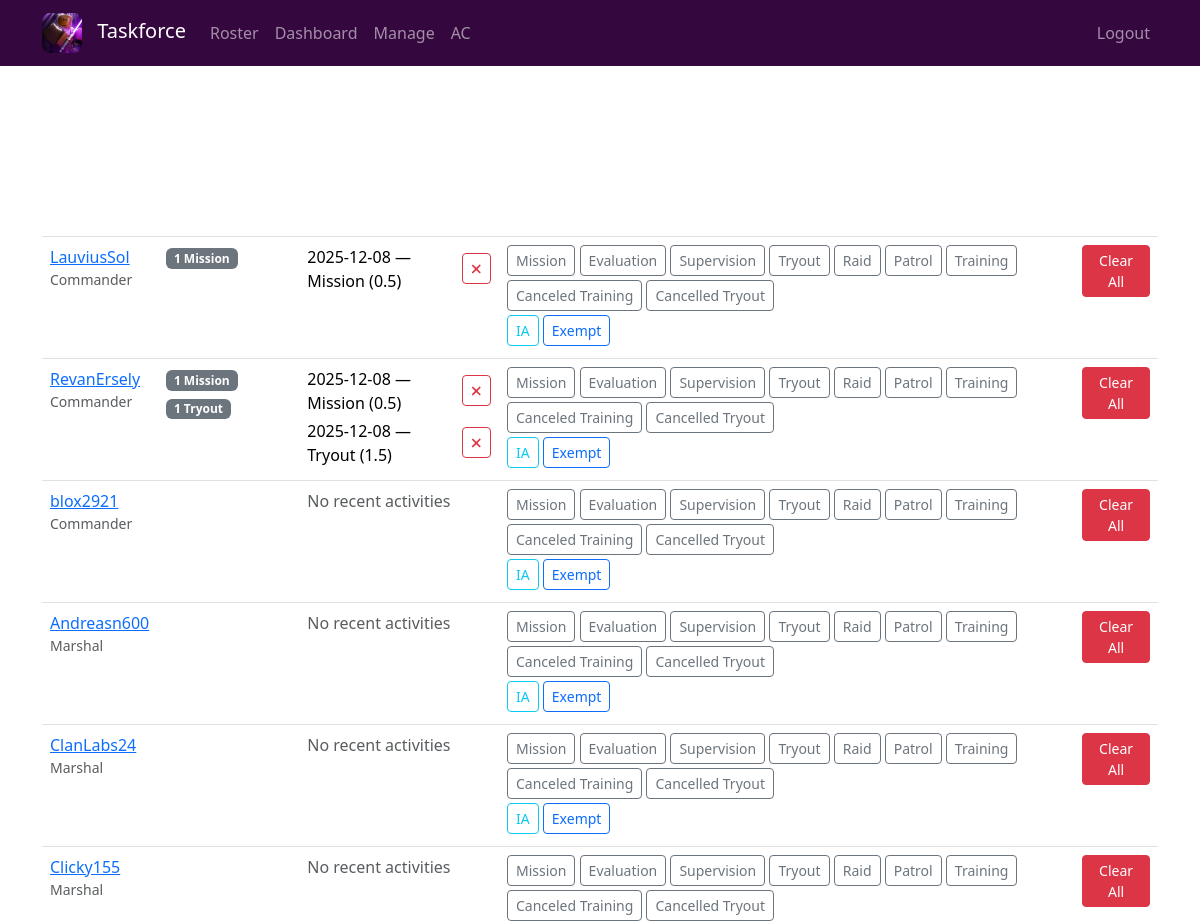
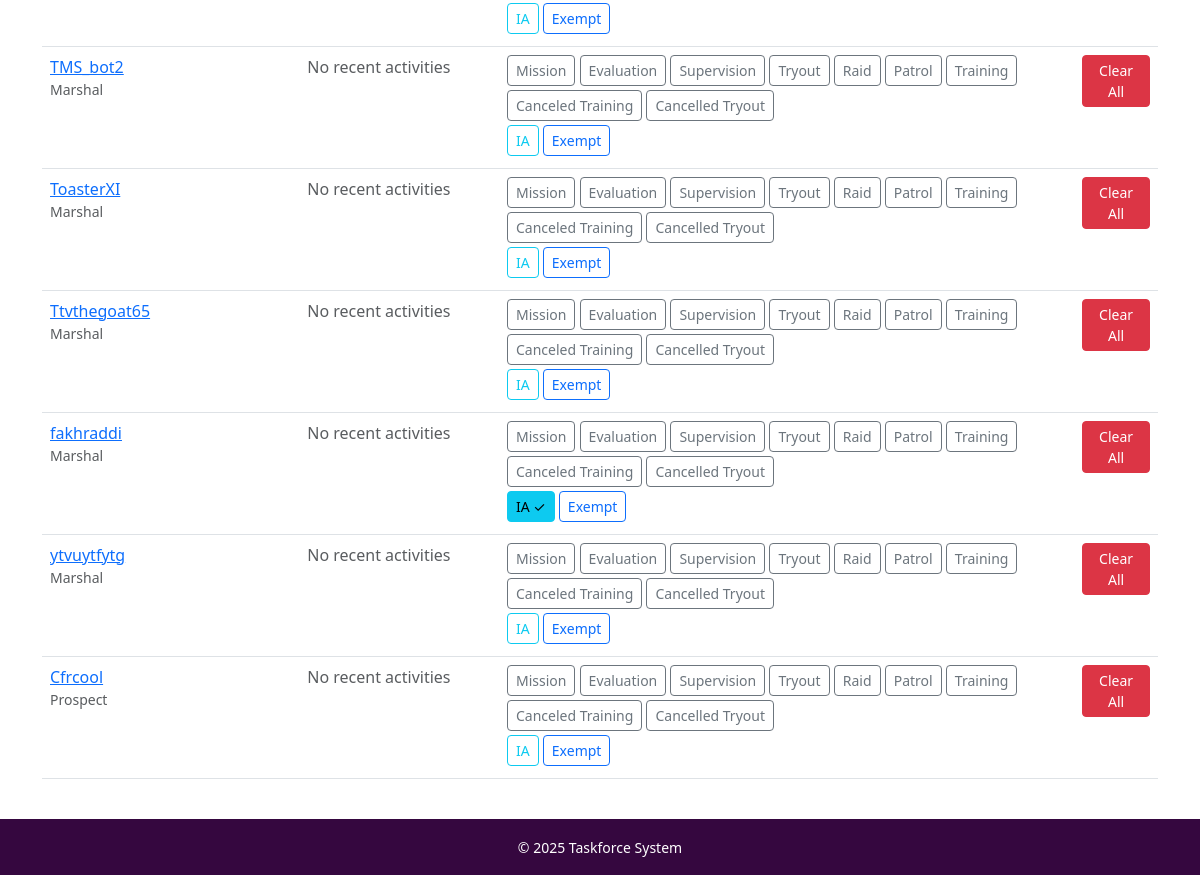
/ac/quick_log (signed in), run on the app's committed database (2 pictures, top to bottom).
### database/models.py (models this page shows, shortened)
class Member(db.Model):
    __tablename__ = 'members'
    id = db.Column(db.Integer, primary_key=True)
    discord_username = db.Column(db.String(100), nullable=False, unique=True)
    discord_id = db.Column(db.String(50), nullable=True, unique=True)
    roblox_username = db.Column(db.String(100), nullable=True)
    roblox_id = db.Column(db.String(50), nullable=True)
    current_rank = db.Column(db.String(100), nullable=False, default='Aspirant')
    join_date = db.Column(db.DateTime, nullable=False, default=datetime.utcnow)
    last_updated = db.Column(db.DateTime, nullable=False, default=datetime.utcnow)
    is_active = db.Column(db.Boolean, default=True)
    activities = db.relationship('ActivityLog', backref='member', lazy=True, cascade='all, delete-orphan')
    promotions = db.relationship('PromotionLog', backref='member', lazy=True, cascade='all, delete-orphan')

### database/ac_models.py (models this page shows, shortened)
class ActivityEntry(db.Model):
    __tablename__ = 'activity_entries'
    id = db.Column(db.Integer, primary_key=True)
    member_id = db.Column(db.Integer, db.ForeignKey('members.id'), nullable=False)
    ac_period_id = db.Column(db.Integer, db.ForeignKey('ac_periods.id'), nullable=False)
    activity_type = db.Column(db.String(50), nullable=False)
    points = db.Column(db.Float, nullable=False)
    description = db.Column(db.Text)
    activity_date = db.Column(db.DateTime, nullable=False)
    logged_by = db.Column(db.String(100), nullable=False)
    logged_date = db.Column(db.DateTime, default=datetime.utcnow)
    is_limited_activity = db.Column(db.Boolean, default=False)
    member = db.relationship('Member', backref='activity_entries')

### routers/ac.py (the view)
@ac_bp.route('/quick_log', methods=['GET'])
@staff_required
def quick_log():
    current_period = ACPeriod.query.filter_by(is_active=True).first()
    if not current_period:
        flash('No active AC period. Please create one first.', 'error')
        return redirect(url_for('ac.ac_dashboard'))
    members_with_quota = _members_with_quota_query().all()
    member_activities = {}
    member_activity_counts = {}
    member_ia_status = {}
    member_exempt_status = {}
    for member in members_with_quota:
        recent = ActivityEntry.query.filter_by(
            member_id=member.id,
            ac_period_id=current_period.id
        ).order_by(ActivityEntry.activity_date.desc()).limit(3).all()
        member_activities[member.id] = recent
        counts = db.session.query(
            ActivityEntry.activity_type,
            db.func.count(ActivityEntry.id)
        ).filter_by(
            member_id=member.id,
            ac_period_id=current_period.id
        ).group_by(ActivityEntry.activity_type).all()
        member_activity_counts[member.id] = dict(counts)
        ia_notice = InactivityNotice.query.filter_by(
            member_id=member.id,
            ac_period_id=current_period.id
        ).first()
        member_ia_status[member.id] = bool(ia_notice)
        exemption = ACExemption.query.filter_by(
            member_id=member.id,
            ac_period_id=current_period.id
        ).first()
        member_exempt_status[member.id] = bool(exemption)
    return render_template('ac/ac_quick_log.html',
                         members=members_with_quota,
                         activity_types=ACTIVITY_TYPES,
                         current_period=current_period,
                         today=datetime.utcnow().strftime('%Y-%m-%d'),
                         member_activities=member_activities,
                         member_activity_counts=member_activity_counts,
                         member_ia_status=member_ia_status,
                         member_exempt_status=member_exempt_status)

### routers/ac.py (called while the page is built)
def _members_with_quota_query():
    excluded = {'general', 'chief general'}
    allowed = [r.lower() for r, q in AC_QUOTAS.items() if q and q > 0 and r.lower() not in excluded]
    return Member.query.filter(
        Member.is_active == True,
        func.lower(Member.current_rank).in_(allowed)
    ).order_by(func.lower(Member.current_rank), Member.discord_username)

### utils/auth.py (called while the page is built, shortened)
def is_staff():
    return bool(session.get('is_staff', False))

def staff_required(f):
    @wraps(f)
    def decorated_function(*args, **kwargs):
        return f(*args, **kwargs)
    return decorated_function

### templates/ac/ac_quick_log.html (shortened to what this page needs)
{% extends "base.html" %}
{% block content %}
<h3 style="color: white;">Quick Log — {{ current_period.period_name if current_period else '' }}</h3>
<p style="color: white;">Today: {{ today }}</p>
<table class="table">
  <thead>
    <tr>
      <th style="color: white;">Member</th>
      <th style="color: white;">Activity Summary</th>
      <th style="color: white;">Recent Activities</th>
      <th style="color: white;">Quick Actions</th>
      <th style="color: white;">Actions</th>
    </tr>
  </thead>
  <tbody>
    {% for m in members %}
    {% set recent = member_activities.get(m.id, []) %}
    {% set counts = member_activity_counts.get(m.id, {}) %}
    <tr id="member-row-{{ m.id }}">
      <td>
        <a href="{{ url_for('ac.ac_member_detail', member_id=m.id) }}">{{ m.discord_username }}</a>
        <div class="text-muted small">{{ m.current_rank }}</div>
      </td>
      <td>
        {% for type in activity_types %}
        {% if counts.get(type, 0) > 0 %}
        <div class="badge bg-secondary me-1 mb-1">
          {{ counts.get(type, 0) }} {{ type }}
        </div>
        {% endif %}
        {% endfor %}
      </td>
      <td style="max-width: 300px">
        {% if recent %}
        {% for activity in recent %}
        <div class="d-flex justify-content-between align-items-center mb-1">
          <span>{{ activity.activity_date.strftime('%Y-%m-%d') }} — {{ activity.activity_type }} ({{ activity.points
            }})</span>
          <form method="post" action="{{ url_for('ac.delete_ac_activity', activity_id=activity.id) }}" class="d-inline"
            onsubmit="return confirm('Delete this activity?');">
            <button type="submit" class="btn btn-sm btn-outline-danger">
              <i class="fas fa-times"></i>
            </button>
          </form>
        </div>
        {% endfor %}
        {% else %}
        <span class="text-muted">No recent activities</span>
        {% endif %}
      </td>
      <td>
        {% for t in activity_types %}
        <button class="btn btn-sm btn-outline-secondary quick-log-btn mb-1" data-member="{{ m.id }}"
          data-activity="{{ t }}">{{ t }}</button>
        {% endfor %}
        <br>
        <button
          class="btn btn-sm {% if member_ia_status.get(m.id, False) %}btn-info{% else %}btn-outline-info{% endif %} quick-log-ia-btn mb-1"
          data-member="{{ m.id }}">{% if member_ia_status.get(m.id, False) %}IA ✓{% else %}IA{% endif %}</button>
        <button
          class="btn btn-sm {% if member_exempt_status.get(m.id, False) %}btn-primary{% else %}btn-outline-primary{% endif %} quick-log-exempt-btn mb-1"
          data-member="{{ m.id }}">{% if member_exempt_status.get(m.id, False) %}Exempt ✓{% else %}Exempt{% endif
          %}</button>
      </td>
      <td>
        {% if is_staff %}
        <form method="post" action="{{ url_for('ac.clear_member_activities', member_id=m.id) }}" class="d-inline"
          onsubmit="return confirm('Clear all activities for {{ m.discord_username }} in this period?');">
          <button type="submit" class="btn btn-sm btn-danger">Clear All</button>
        </form>
        {% endif %}
      </td>
    </tr>
    {% endfor %}
  </tbody>
</table>
{% endblock %}

### static/css/style.css (style rules this page uses)
body::before { content: ""; position: fixed; top: 0; left: 0; width: 100%; height: 100%; background-image: url('../img/RobloxScreenShot20251129_132653842.png'); background-size: cover; background-position: center; filter: blur(3px) brightness(0.4); z-index: -1; }

### data on the page
Member: discord_username "LauviusSol", current_rank "Commander", get "1", activity_types "Mission", activity_types "Mission" "Evaluation" "Supervision" "Tryout" "Raid" "Patrol" "Training" "Canceled Training" "Cancelled Tryout", shows "IA", shows "Exempt"
ActivityEntry: activity_date "2025-12-08", activity_type "Mission", points "0.5"
Member: discord_username "RevanErsely", current_rank "Commander", get "1", activity_types "Mission", activity_types "Mission" "Evaluation" "Supervision" "Tryout" "Raid" "Patrol" "Training" "Canceled Training" "Cancelled Tryout", shows "IA", shows "Exempt"
ActivityEntry: get "1", activity_type "Tryout", activity_date "2025-12-08", points "1.5"
ActivityEntry: activity_date "2025-12-08", activity_type "Mission", points "0.5"
Member: discord_username "blox2921", current_rank "Commander", shows "No recent activities", activity_types "Mission" "Evaluation" "Supervision" "Tryout" "Raid" "Patrol" "Training" "Canceled Training" "Cancelled Tryout", shows "IA", shows "Exempt"
Member: discord_username "Andreasn600", current_rank "Marshal", shows "No recent activities", activity_types "Mission" "Evaluation" "Supervision" "Tryout" "Raid" "Patrol" "Training" "Canceled Training" "Cancelled Tryout", shows "IA", shows "Exempt"
Member: discord_username "ClanLabs24", current_rank "Marshal", shows "No recent activities", activity_types "Mission" "Evaluation" "Supervision" "Tryout" "Raid" "Patrol" "Training" "Canceled Training" "Cancelled Tryout", shows "IA", shows "Exempt"
Member: discord_username "Clicky155", current_rank "Marshal", shows "No recent activities", activity_types "Mission" "Evaluation" "Supervision" "Tryout" "Raid" "Patrol" "Training" "Canceled Training" "Cancelled Tryout", shows "IA", shows "Exempt"
Member: discord_username "TMS_bot2", current_rank "Marshal", shows "No recent activities", activity_types "Mission" "Evaluation" "Supervision" "Tryout" "Raid" "Patrol" "Training" "Canceled Training" "Cancelled Tryout", shows "IA", shows "Exempt"
Member: discord_username "ToasterXI", current_rank "Marshal", shows "No recent activities", activity_types "Mission" "Evaluation" "Supervision" "Tryout" "Raid" "Patrol" "Training" "Canceled Training" "Cancelled Tryout", shows "IA", shows "Exempt"
Member: discord_username "Ttvthegoat65", current_rank "Marshal", shows "No recent activities", activity_types "Mission" "Evaluation" "Supervision" "Tryout" "Raid" "Patrol" "Training" "Canceled Training" "Cancelled Tryout", shows "IA", shows "Exempt"
Member: discord_username "fakhraddi", current_rank "Marshal", shows "No recent activities", activity_types "Mission" "Evaluation" "Supervision" "Tryout" "Raid" "Patrol" "Training" "Canceled Training" "Cancelled Tryout", shows "IA ✓", shows "Exempt"
Member: discord_username "ytvuytfytg", current_rank "Marshal", shows "No recent activities", activity_types "Mission" "Evaluation" "Supervision" "Tryout" "Raid" "Patrol" "Training" "Canceled Training" "Cancelled Tryout", shows "IA", shows "Exempt"
Member: discord_username "Cfrcool", current_rank "Prospect", shows "No recent activities", activity_types "Mission" "Evaluation" "Supervision" "Tryout" "Raid" "Patrol" "Training" "Canceled Training" "Cancelled Tryout", shows "IA", shows "Exempt"
